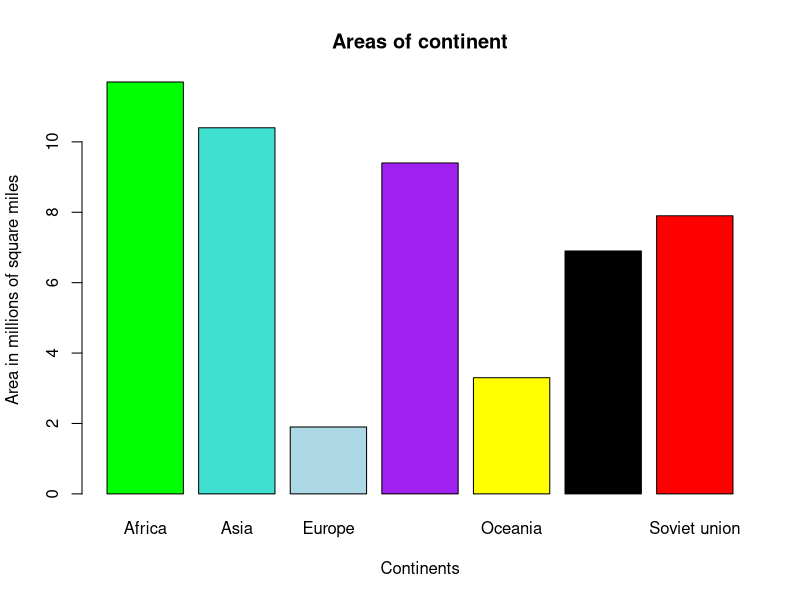

Write the R code that produced this figure.
continents <- c("Africa", "Asia", "Europe", "North america", "Oceania", "South america", "Soviet union")
areas <- c(11.7, 10.4, 1.9, 9.4, 3.3, 6.9, 7.9)
color <- c("green", "Turquoise", "lightblue", "purple", "yellow", "black", "red")

barplot(areas, names.arg = continents, main = "Areas of continent", xlab = "Continents", ylab = "Area in millions of square miles", col = color)